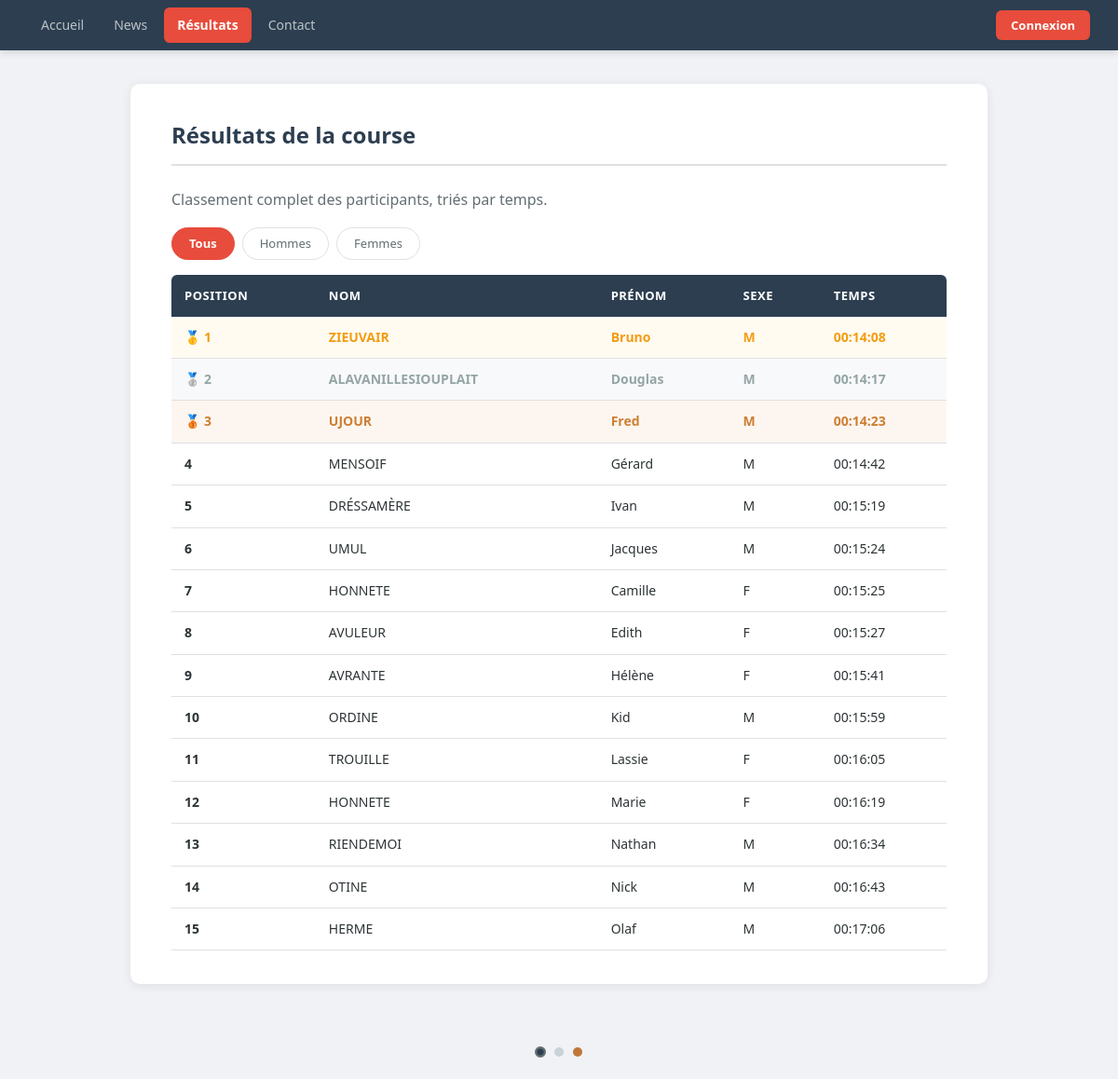
The app's page /index.php?page=resultats with its own data.
### tables this page shows
CREATE TABLE IF NOT EXISTS resultats (
    ResID     INT          AUTO_INCREMENT PRIMARY KEY,
    ResNom    VARCHAR(100) NOT NULL,
    ResPrenom VARCHAR(100) NOT NULL,
    ResSexe   CHAR(1)      NOT NULL,
    ResTps    TIME         NOT NULL
);

### pages/resultats.php (the view, shortened to what this page needs)
<?php
include('config/connexion.php');
$theme  = $_SESSION['theme'] ?? 'officiel';
$filtre = $_GET['filtre'] ?? 'tous';
if ($filtre === 'tous') {
    $req = $pdo->query('SELECT * FROM resultats ORDER BY ResTps ASC');
} else {
    $req = $pdo->prepare('SELECT * FROM resultats WHERE ResSexe = ? ORDER BY ResTps ASC');
    $req->execute([$filtre]);
}
if ($theme === 'dark') {
    $titre = 'Résultats.';
    $intro = 'Classement par ordre de souffrance décroissante.';
    $note  = 'HERME Olaf. Dernier. Il était là quand même.';
} elseif ($theme === 'innojp') {
    $titre = 'Les chiffres ne mentent pas. Dans la vie, quoi.';
    $intro = 'Tout le monde est dans ce tableau. Même ceux qui auraient préféré ne pas l\'être.';
    $note  = 'HERME Olaf — 00:17:06. Dernier. Ce site lui doit autant qu\'au premier. Dans la vie, quoi.';
} else {
    $titre = 'Résultats de la course';
    $intro = 'Classement complet des participants, triés par temps.';
}
?>
<h1><?= $titre ?></h1>
<?php if ($intro): ?>
    <p style="color:var(--texte-doux); margin-bottom:16px;"><?= $intro ?></p>
<?php endif; ?>
<div class="filtre-bloc">
    <a href="index.php?page=resultats&filtre=tous" class="btn-filtre <?= $filtre === 'tous' ? 'actif' : '' ?>">Tous</a>
    <a href="index.php?page=resultats&filtre=M"    class="btn-filtre <?= $filtre === 'M'    ? 'actif' : '' ?>">Hommes</a>
    <a href="index.php?page=resultats&filtre=F"    class="btn-filtre <?= $filtre === 'F'    ? 'actif' : '' ?>">Femmes</a>
</div>
<table>
    <thead>
        <tr>
            <th>Position</th>
            <th>Nom</th>
            <th>Prénom</th>
            <th>Sexe</th>
            <th>Temps</th>
        </tr>
    </thead>
    <tbody>
    <?php
    $position = 1;
    while ($ligne = $req->fetch()):
        if     ($position === 1) { $classe = 'pos-1'; $medaille = '🥇 '; }
        elseif ($position === 2) { $classe = 'pos-2'; $medaille = '🥈 '; }
        elseif ($position === 3) { $classe = 'pos-3'; $medaille = '🥉 '; }
        else                     { $classe = '';       $medaille = ''; }
    ?>
        <tr <?= $classe ? "class=\"$classe\"" : '' ?>>
            <td><span class="badge-pos"><?= $medaille . $position ?></span></td>
            <td><?= htmlspecialchars($ligne['ResNom']) ?></td>
            <td><?= htmlspecialchars($ligne['ResPrenom']) ?></td>
            <td><?= htmlspecialchars($ligne['ResSexe']) ?></td>
            <td><?= htmlspecialchars($ligne['ResTps']) ?></td>
        </tr>
    <?php
        $position++;
    endwhile;
    ?>
    </tbody>
</table>

### css/style.css (style rules this page uses)
:root { --primaire: #2c3e50; --primaire-hover: #34495e; --accent: #e74c3c; --accent-hover: #c0392b; --or: #f39c12; --argent: #95a5a6; --bronze: #cd7f32; --fond-page: #f0f2f5; --fond-carte: #ffffff; --fond-hover-row: #f8f9fa; --texte: #2d3436; --texte-doux: #636e72; --bordure: #e0e0e0; --ombre: 0 2px 12px rgba(0, 0, 0, 0.08); --ombre-nav: 0 2px 8px rgba(0, 0, 0, 0.15); --succes-fond: #eafaf1; --succes-texte: #1e8449; --erreur-fond: #fdf2f2; --erreur-texte: #c0392b; --largeur-max: 920px; --rayon: 6px; --rayon-lg: 10px; --transition: 0.2s ease; }
*, *::before, *::after { box-sizing: border-box; margin: 0; padding: 0; }
body { font-family: 'Segoe UI', Arial, sans-serif; background: var(--fond-page); color: var(--texte); line-height: 1.6; min-height: 100vh; }
h1 { color: var(--primaire); font-size: 24px; font-weight: 700; margin-bottom: 24px; padding-bottom: 12px; border-bottom: 2px solid var(--bordure); }
p { color: var(--texte-doux); margin-bottom: 12px; }
table { width: 100%; border-collapse: collapse; margin-top: 8px; }
thead th { background: var(--primaire); color: white; padding: 12px 14px; text-align: left; font-size: 13px; text-transform: uppercase; letter-spacing: 0.5px; }
thead th:first-child { border-radius: var(--rayon) 0 0 0; }
thead th:last-child { border-radius: 0 var(--rayon) 0 0; }
tbody td { padding: 11px 14px; border-bottom: 1px solid var(--bordure); font-size: 14px; }
tbody tr.pos-1 td { font-weight: 700; color: var(--or); background: #fffbf0; }
tbody tr.pos-2 td { font-weight: 600; color: var(--argent); background: #f8f9fa; }
tbody tr.pos-3 td { font-weight: 600; color: var(--bronze); background: #fdf6f0; }
.badge-pos { display: inline-flex; align-items: center; gap: 6px; font-weight: 700; }
.filtre-bloc { display: flex; gap: 8px; margin-bottom: 16px; flex-wrap: wrap; }
.btn-filtre { padding: 6px 18px; border: 1px solid var(--bordure); border-radius: 20px; background: transparent; color: var(--texte-doux); font-size: 13px; cursor: pointer; text-decoration: none; transition: all var(--transition); }
.btn-filtre.actif { background: var(--accent); border-color: var(--accent); color: white; font-weight: 600; }

### records on screen
resultats: medaille "🥇", ResNom "ZIEUVAIR", ResPrenom "Bruno", ResSexe "M", ResTps "00:14:08"
resultats: medaille "🥈", ResNom "ALAVANILLESIOUPLAIT", ResPrenom "Douglas", ResSexe "M", ResTps "00:14:17"
resultats: medaille "🥉", ResNom "UJOUR", ResPrenom "Fred", ResSexe "M", ResTps "00:14:23"
resultats: ResNom "MENSOIF", ResPrenom "Gérard", ResSexe "M", ResTps "00:14:42"
resultats: ResNom "DRÉSSAMÈRE", ResPrenom "Ivan", ResSexe "M", ResTps "00:15:19"
resultats: ResNom "UMUL", ResPrenom "Jacques", ResSexe "M", ResTps "00:15:24"
resultats: ResNom "HONNETE", ResPrenom "Camille", ResSexe "F", ResTps "00:15:25"
resultats: ResNom "AVULEUR", ResPrenom "Edith", ResSexe "F", ResTps "00:15:27"
resultats: ResNom "AVRANTE", ResPrenom "Hélène", ResSexe "F", ResTps "00:15:41"
resultats: ResNom "ORDINE", ResPrenom "Kid", ResSexe "M", ResTps "00:15:59"
resultats: ResNom "TROUILLE", ResPrenom "Lassie", ResSexe "F", ResTps "00:16:05"
resultats: ResNom "HONNETE", ResPrenom "Marie", ResSexe "F", ResTps "00:16:19"
resultats: ResNom "RIENDEMOI", ResPrenom "Nathan", ResSexe "M", ResTps "00:16:34"
resultats: ResNom "OTINE", ResPrenom "Nick", ResSexe "M", ResTps "00:16:43"
resultats: ResNom "HERME", ResPrenom "Olaf", ResSexe "M", ResTps "00:17:06"

### other values on screen
$titre "Résultats de la course"
$intro "Classement complet des participants, triés par temps."
